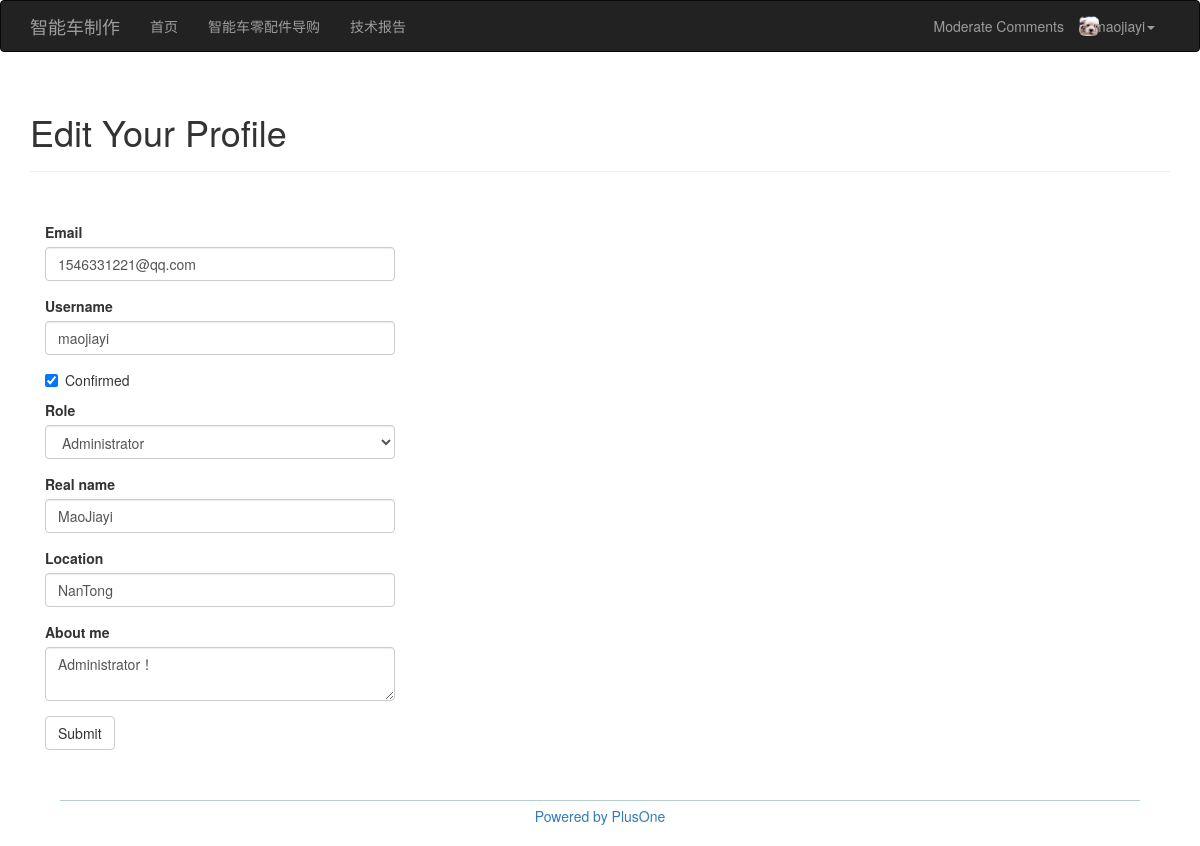
The page /edit-profile/1 (signed in) on the database as committed earlier.
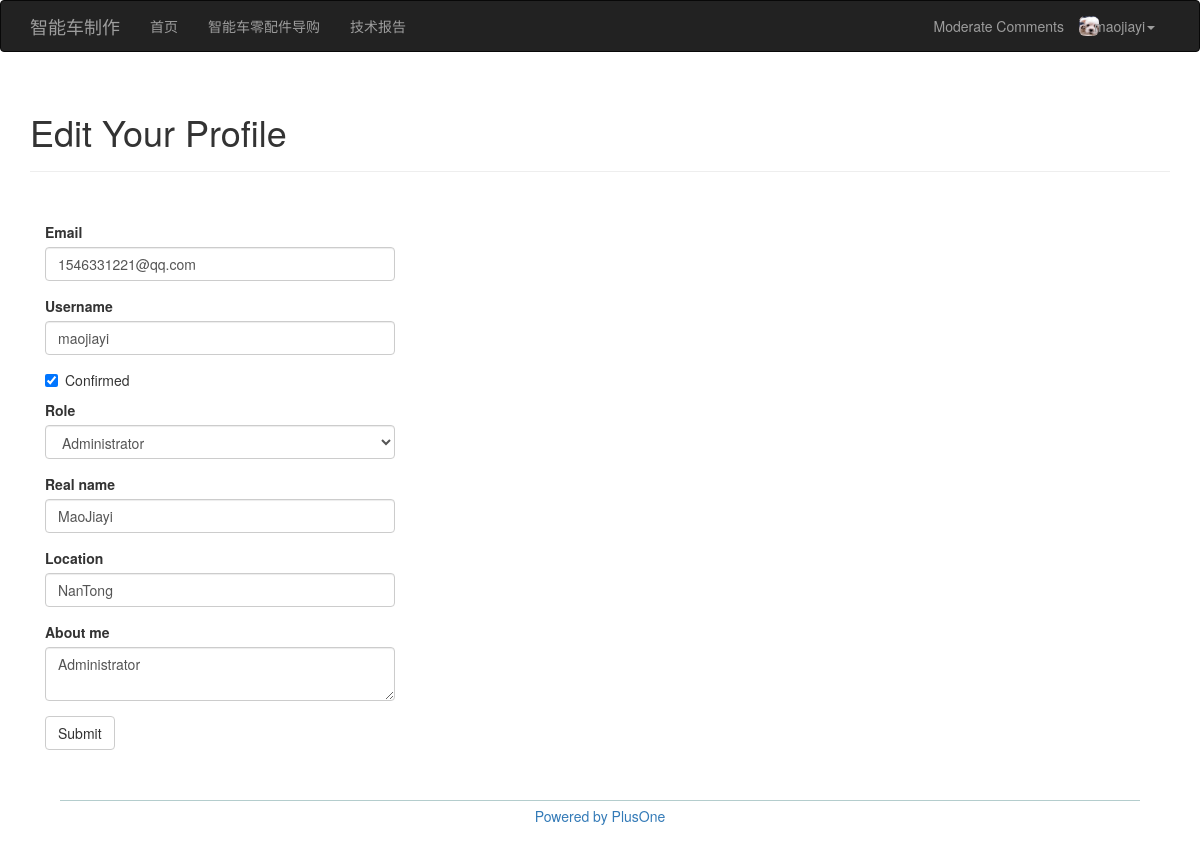
The same page on the database as committed later.
### app/models.py (models this page shows, shortened)
class User(db.Model, UserMixin):
    __tablename__='users'
    id=db.Column(db.Integer, primary_key=True)
    username=db.Column(db.String(64), unique=True, index=True)
    role_id=db.Column(db.Integer, db.ForeignKey('roles.id'))
    password_hash=db.Column(db.String(128))
    email=db.Column(db.String(64), unique=True, index=True)
    confirmed=db.Column(db.Boolean, default=False)
    name=db.Column(db.String(64))
    location=db.Column(db.String(64))
    about_me=db.Column(db.Text())
    member_since=db.Column(db.DateTime(), default=datetime.utcnow())
    last_seen=db.Column(db.DateTime(), default=datetime.utcnow())
    posts=db.relationship('Post', backref='author', lazy='dynamic')
    forum_id=db.Column(db.Integer, db.ForeignKey('forums.id'))
    followed=db.relationship('Follow', foreign_keys=[Follow.follower_id], backref=db.backref('follower', lazy='joined'), lazy='dynamic', cascade='all, delete-orphan')
    followers=db.relationship('Follow', foreign_keys=[Follow.followed_id], backref=db.backref('followed', lazy='joined'), lazy='dynamic', cascade='all, delete-orphan')
    comments = db.relationship('Comment', backref='author', lazy='dynamic')
    def can(self, permissions):
        return self.role is not None and \
            (self.role.permissions & permissions)==permissions
    def ping(self):
        self.last_seen=datetime.utcnow()
        db.session.add(self)
    @property
    def password(self):
        raise AttributeError('password is not a readable attribute')

### app/main/views.py (the view, shortened to what this page needs)
@main.route('/edit-profile/<int:id>', methods=['GET', 'POST'])
@login_required
@admin_required
def edit_profile_admin(id):
    user=User.query.get_or_404(id)
    form=EditProfileAdminForm(user=user)
    form.email.data = user.email
    form.username.data = user.username
    form.confirmed.data = user.confirmed
    if user.subforum is None:
        form.role.data = user.role.name
    else:
        form.role.data = 'Moderator of '+user.subforum.name
    form.name.data = user.name
    form.location.data = user.location
    form.about_me.data = user.about_me
    return render_template('edit_profile.html', form=form, user=user)

### app/main/forms.py (shortened to what this page needs)
class EditProfileAdminForm(Form):
    email=StringField('Email', validators=[Required(), Length(1, 64), Email()])
    username=StringField('Username', validators=[Required(), Length(1, 64),
                                                 Regexp('^[A-Za-z][A-Za-z0-9_.]*$', 0, 'Usernames must have only letters, numbers, dots or underscores')])
    confirmed=BooleanField('Confirmed')
    role=SelectField('Role')
    name=StringField('Real name', validators=[Length(0 ,64)])
    location=StringField('Location', validators=[Length(0, 64)])
    about_me=TextAreaField('About me')
    submit=SubmitField('Submit')
    def __init__(self, user, *args, **kwargs):
        super(EditProfileAdminForm, self).__init__(*args, **kwargs)
        self.role.choices=[('User', 'User'),('Administrator', 'Administrator')]
        for forum in Forum.query.order_by(Forum.id).all():
            self.role.choices.append(('Moderator of '+forum.name, 'Moderator of '+forum.name))
        self.user=user

### app/main/__init__.py (called while the page is built)
@main.app_context_processor
def inject_permissions():
    return dict(Permission=Permission)

### app/models.py (called while the page is built)
@login_manager.user_loader
def load_user(user_id):
    return User.query.get(int(user_id))

### app/templates/edit_profile.html (shortened to what this page needs)
{% extends "base.html" %}
{% import "bootstrap/wtf.html" as wtf %}
{% block page_content %}
<div class="page-header">
    <h1>Edit Your Profile</h1>
</div>
<div class="col-md-4">
    {{ wtf.quick_form(form) }}
</div>
{% endblock %}

### app/templates/base.html (shortened to what this page needs)
{% extends "bootstrap/base.html" %}
{% block head %}
{{ super() }}
<link rel="stylesheet" type="text/css" href="{{ url_for('static', filename='styles.css') }}">
{% endblock %}
{% block navbar %}
<div class="navbar navbar-inverse" role="navigation">
    <div class="container">
        <div class="navbar-header">
            <a class="navbar-brand" href="/">智能车制作</a>
        </div>
        <div class="navbar-collapse collapse">
            <ul class="nav navbar-nav">
                <li><a href="{{ url_for('main.index') }}">首页</a></li>
                <li><a href="/">智能车零配件导购</a></li>
                <li><a href="/">技术报告</a></li>
            </ul>
            <ul class="nav navbar-nav navbar-right">
                {% if current_user.can(Permission.MODERATE_COMMENTS) %}
                <li><a href="{{ url_for('note.moderate') }}">Moderate Comments</a></li>
                {% endif %}
                {% if current_user.is_authenticated %}
                <li class="dropdown">
                    <img class="img-rounded profile-thumbnail" src="../static/plusone.png" width="20" height="20" style="float:left; margin-top:15px">
                    <a href="#" class="dropdown-toggle" data-toggle="dropdown" style="float:left">{{ current_user.username }}<b class="caret"></b></a>
                </li>
                {% else %}
                <li><a href="{{ url_for('auth.login') }}">Log In</a></li>
                {% endif %}
            </ul>
        </div>
    </div>
</div>
{% endblock %}
{% block content %}
<div class="container">
    {% block page_content %}{% endblock %}
</div>
<div style="text-align:center; margin-top:50px">
    <div style="margin:0 auto; height:1px; width:90%; background-color:#B4CDCD"></div>
    <div style="height:5px"></div>
    <a href='/' style="text-decoration:none;">Powered by PlusOne</a>
    <div style="height:20px"></div>
</div>
{% endblock %}

Rows that differ between the two databases and show on the page:
changed User "maojiayi": about_me "Administrator！" → "Administrator"
